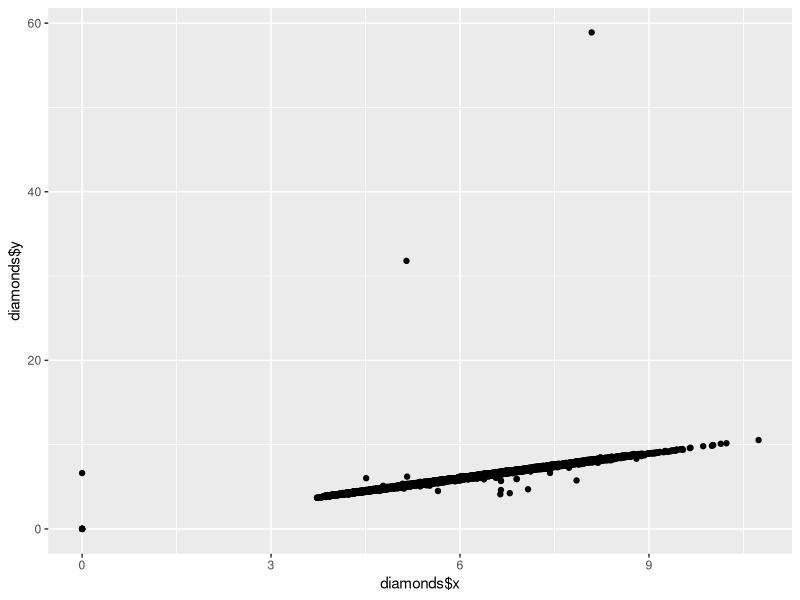

This figure's R source:
# Subsetting 1

vec <- c(6, 1, 3, 6, 10, 5)

df <- data.frame(
  name = c("John", "Paul", "George", "Ringo"),
  birth = c(1942, 1940, 1943, 1942),
  instrument = c("guitar", "bass", "guitar", "drums"),
  stringsAsFactors = FALSE
)
df

vec[2]
vec[c(5, 6)]
vec[-c(5, 6)]
vec[vec > 5]

df[c(2, 4), 3]
df[, 1]
df[, "instrument"]
df$instrument
df$"instrument"

df[c(1, 1, 1, 2, 2), 1:3]
1:4
1:100

# internal representation of a matrix is a vector
mat <- matrix(c(1, 2, 3, 4, 5, 6), nrow = 2)
# that's why this works (even if a matrix has 2 dimensions)
mat[2]

# data frames are internally stored as lists,
# that's why this will return the 2nd column
df[2]
class(df[2])
df[, 2]
class(df[, 2])

# names
names(vec) <- c("a", "b", "c", "d", "e", "f")
vec
vec[c("a", "b", "d")]

df[, "name"]
df$name

# logicals
vec[vec > 5]


# Exercise
# Write down as many ways to extract the name "John" from df:
df[1, 1]
df[1, -(2:3)]
df[1, -c(2, 3)]
df[1, "name"]
df[1, c(TRUE, FALSE, FALSE)]
df[-(2:4), 1]
df[-c(2, 3, 4), 1]
df["1", 1]
df[c(TRUE, FALSE, FALSE, FALSE), 1]
df[c(TRUE, FALSE, FALSE, FALSE), c(TRUE, FALSE, FALSE)]
df[c(TRUE, FALSE, FALSE, FALSE), "name"]
df[-(2:4), c(TRUE, FALSE, FALSE)]


# Subsetting of Lists
lst <- list(c(1, 2), TRUE, c("a", "b", "c"))
lst[1]
class(lst[1])

# single brackets return a list
lst[[1]]
class(lst[[1]])

# double brackets return a vector
sum(lst[[1]])
lst[[1]][2]

# using names returns a vector
names(lst) <- c("alpha", "beta", "gamma")
lst$alpha


# packages
#install.packages("ggplot2")
library(ggplot2)

# head()
diamonds[1:6, ]
head(diamonds)

# tail()
tail(diamonds)
last_row <- nrow(diamonds)
diamonds[(last_row - 5):last_row, ]

# View()
View(diamonds)

# help()
?diamonds
help(diamonds)

# plot diamonds x and y values
qplot(diamonds$x, diamonds$y)

# subselect outliers (x < 3 or y > 20)
diamonds[diamonds$x < 3 | diamonds$y > 20, ]

# group membership
1 %in% c(1, 2, 3, 4)
1 %in% c(2, 3, 4)

# are the values of c(1, 2, 3) members of the other vector?
c(1, 2, 3) %in% c(2, 3, 4, 5, 6)

# exclusive or is a function!
outliers <- xor(diamonds$x < 3, diamonds$y > 20)
diamonds[outliers, ]

# any() and all()
any(TRUE, FALSE, FALSE)
all(TRUE, FALSE, FALSE)

# Exercise
w <- c(-1, 0, 1)
x <- c(5, 15)
y <- "February"
z <- c("Monday", "Tuesday", "Friday")

# Is w positive?
w > 0

# Is x greater than 10 and less than 20?
x > 10 & x < 20

# Is y a month name?
y %in% month.name

# Is every value of z a day of the week?
all(z %in% c(
  "Monday",
  "Tuesday",
  "Wednesday",
  "Thursday",
  "Friday",
  "Saturday",
  "Sunday"
))

# logical subsetting
x_zeroes <- diamonds$x == 0     # 54000 TRUEs and FALSEs!
diamonds[x_zeroes, ]

    # which are the big diamonds?
big <- diamonds[diamonds$x > 10, ]
big

str(diamonds)


# Missing Values

# mark values that are not plausible with NA
# NA is not comparable
5 > NA
3 == NA
NA == NA

# use is.na() to find out if you have NAs
is.na(NA)
is.na(c(1, 2, 3, NA, 5))

b <- c(1, 2, 3, NA, 5)

# use na.rm=TRUE to ignore NAs
sum(b, na.rm = TRUE)

# 
summary(diamonds$x)
# replace inplausible diamonds$x with NA
diamonds$x[diamonds$x == 0] <- NA
summary(diamonds$x)
